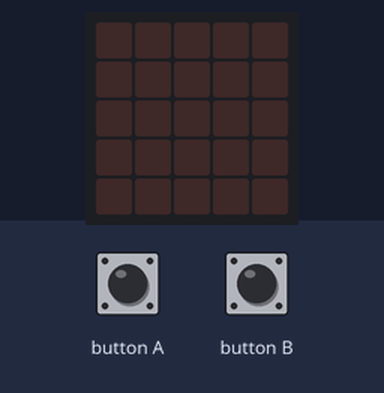
Recording of a program running on a simulated BBC micro:bit running MicroPython. Shown: the board's 5×5 LED display. Inputs (shaded band) come from the test bench.

Above: at 1.2 s.
1.3 s: button A pressed for 0.15 s
At 1.37 s:
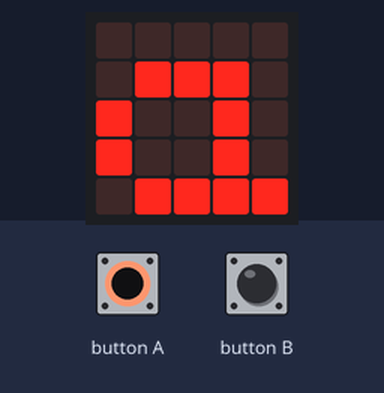
2.9 s: button B pressed for 0.15 s
At 2.97 s:
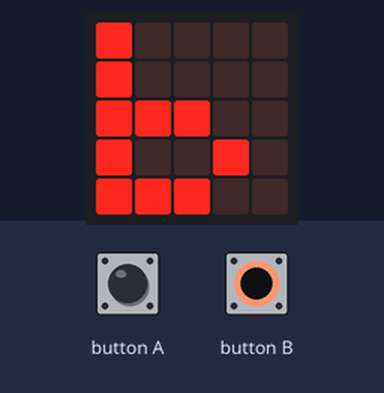
4.5 s: button B pressed for 3.2 s
9.2 s: button A pressed for 3.2 s
At 10.5 s:
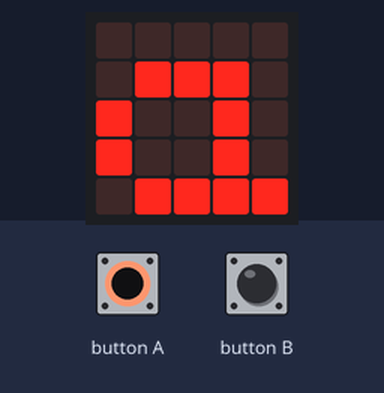
Timing chart, 0 to 12.2 s (numbered marks = the images above; inputs shaded):
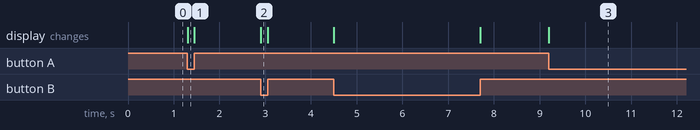

The program:

06_show_button.py
```python
from microbit import display, button_a, button_b

while True:
    if button_a.is_pressed():
        display.show('a')
    elif button_b.is_pressed():
        display.show('b')
    else:
        display.clear()
```

Measured:
- after the input at 1.3 s, the display: changes at once (image 1)
- after the input at 2.9 s, the display: changes at once (image 2)
- after the input at 9.2 s, the display: changes at once (image 3)
